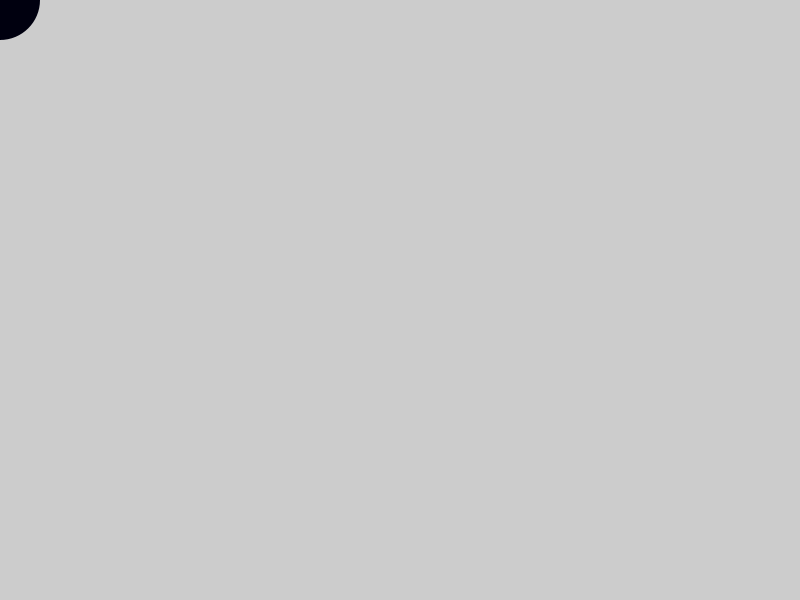
Frame 1 (no input)
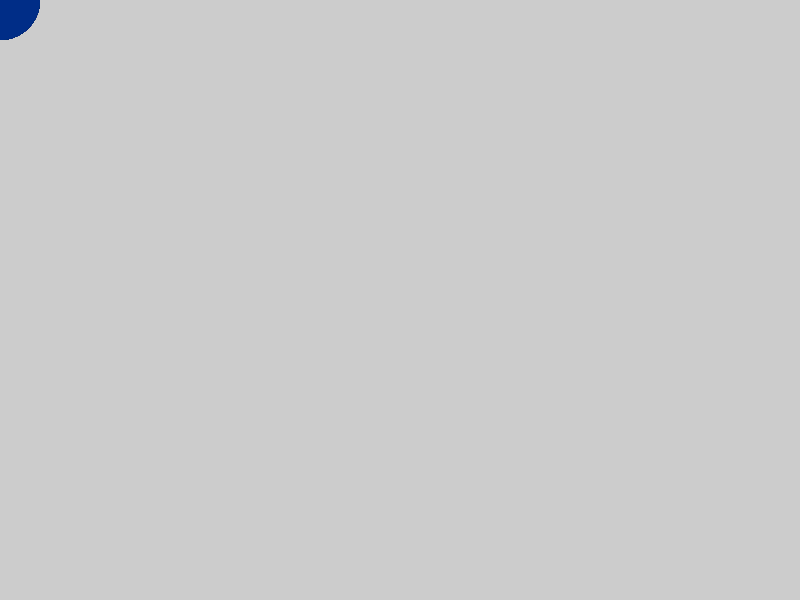
Frame 60 (the mouse pressed at the canvas centre just before this capture)
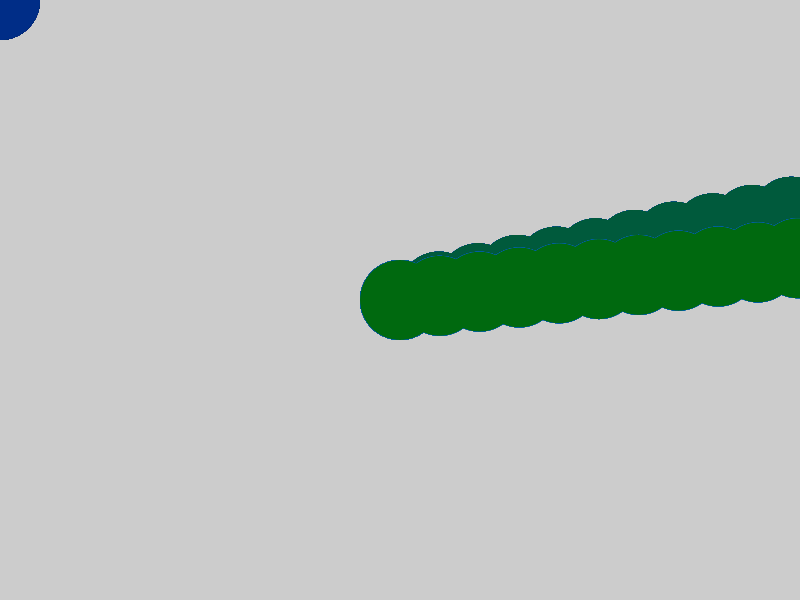
Frame 120 (the mouse held since frame 60 and released just before this capture)

The Processing sketch that drew these frames (run headless with seeded random() and noise(); from frame 60 on, the mouse is pressed at the canvas centre):

// Processing sketch: processing_46102
// ── processing_46102.pde

void setup() {
  size(800, 600);
  smooth();
  noStroke();
}

int colorR = 0;
int colorG = 0;
int colorB = 0;

boolean goColorR = false;
boolean goColorG = false;

void draw() {
  if (goColorR) {
   colorG = 0;
   colorR = colorR + 15;
   goColorR = false; 
  }
  
  if (goColorG) {
   colorB = 0;
   colorG = colorG + 15;
   goColorG = false; 
   if (colorG == 255) {
     goColorR = true;
   }
  }
  
  colorB = colorB + 15;
  
  if (colorB == 255) {
    goColorG = true;
  }  
  
  drawElipses(mouseX, mouseY, radians((second() * 6) + 270));
  
  if (colorR == 255) {
   colorR = 0; 
  }
}

void drawElipses(int theX, int theY, float angle) {
  fill(colorR, colorG, colorB);
  ellipse(theX, theY, 80, 80);
  fillToBorder(theX, theY, angle);
}

void fillToBorder(float theX, float theY, float angle) {
  while (theX > 0 && theX <= 800 && theY > 0 && theY <= 600) {
    theX = theX + (40 * cos(angle));
    theY = theY + (40 * sin(angle));
    ellipse(theX, theY, 80, 80);
  }
}
